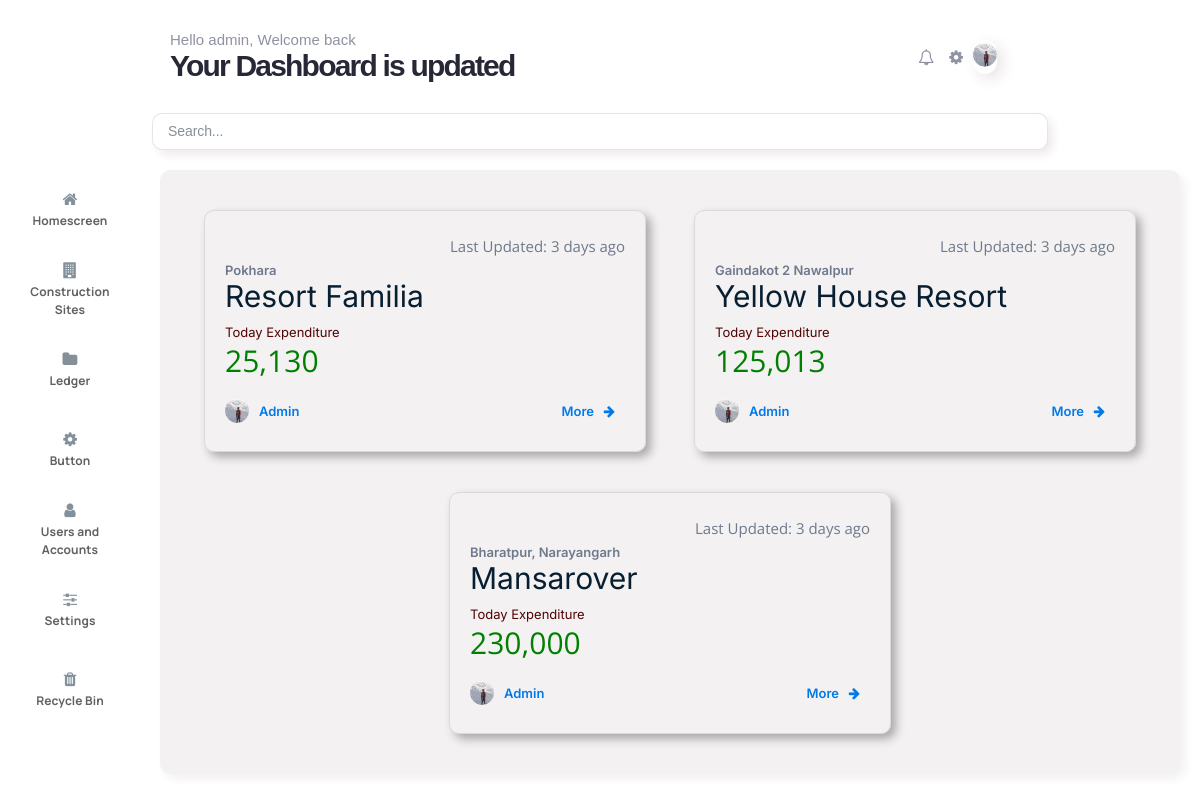
The app's page /construction_home/ (signed in), older data.
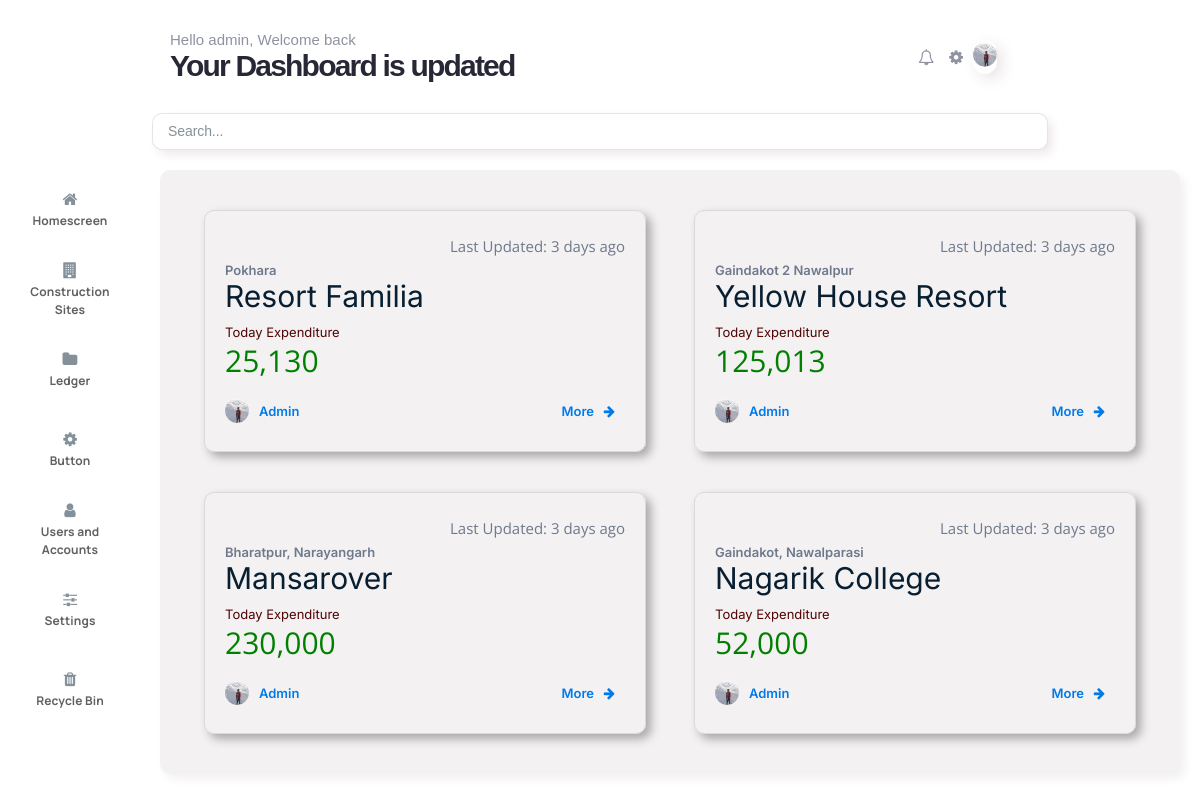
The same page, newer data.
### construction/models.py (models this page shows, shortened)
class Site_User(models.Model):
    name = models.OneToOneField(User, on_delete=models.CASCADE)
    fullname = models.CharField(max_length=100, null=True, blank=True)
    TYPE_ROLE = (
        ('Sitehead', 'Sitehead'),
        ('Superviser', 'Superviser'),
        ('Technician', 'Technician'),
    )
    site_role = models.CharField(max_length=50, choices=TYPE_ROLE)
    image = models.ImageField(upload_to='profile_images/', null=True)

class Construction_Site(models.Model):
    name = models.CharField(max_length=50)
    image = models.ImageField(
        upload_to="site_profiles/",  null=True, blank=True)
    num_workers = models.IntegerField(null=True, blank=True)
    budget = models.IntegerField(null=True, blank=True)
    expensed = models.IntegerField(null=True, blank=True)
    WORKING_STATUS = (
        ('Working', 'Working'),
        ('Halted', 'Halted'),
        ('Completed', 'Completed'),
    )
    working_status = models.CharField(max_length=50, choices=WORKING_STATUS)
    location = models.CharField(max_length=100, null=True, blank=True)
    superviser = models.ForeignKey(
        Site_User, on_delete=models.SET_NULL, null=True)

### construction/views.py (the view)
# urls.py: path('construction_home/', views.constructionHomeView,
@login_required
def constructionHomeView(request):
    username = request.user.site_user.name
    construction_detail = Construction_Site.objects.filter(
        superviser__name=username)
    return render(request, 'pages/constructionpage.html', {'construction_detail': construction_detail})

### construction/templates/pages/constructionpage.html (shortened to what this page needs)
{% extends 'pages/base.html' %} {% load static%} {% load humanize %}
    {% block content2 %}
    <div class="construction_detail_container">
      {% for construction_detail in construction_detail %}
      <div class="constructiondetailcard">
        <div class="top">
          <h3>Last Updated: 3 days ago</h3>
        </div>
        <div class="mid">
          <h4>{{construction_detail.location}}</h4>
          <h3>{{construction_detail.name}}</h3>
          <h2>Today Expenditure</h2>
          <h1>{{construction_detail.expensed|intcomma}}</h1>
        </div>
        <div class="bottom">
          <div class="name">
            <img src="{{request.user.site_user.image.url}}" />
            <h2>{{construction_detail.superviser.fullname}}</h2>
          </div>
          <div class="more">
            <a href="#">More &nbsp;&nbsp;<i class="fa fa-arrow-right"></i> </a>
          </div>
        </div>
      </div>
      {% endfor %}
    </div>
    {% endblock %}

### construction/templates/pages/base.html (shortened to what this page needs)
{% load static %}
<!DOCTYPE html>
<html>
  <head>
    <link rel="stylesheet" href="{% static 'css/home.css' %}" />
    <link
      rel="stylesheet"
      href="https://cdnjs.cloudflare.com/ajax/libs/font-awesome/4.7.0/css/font-awesome.min.css"
    />
  </head>
  <body>
  <div class="header">
    <div class="title">
      <h4>Hello {{request.user}}, Welcome back</h4>
      <h2>Your Dashboard is updated</h2>
    </div>
    <div class="profileheader">
      <i class="fa fa-bell-o" aria-hidden="true"></i>
      <i class="fa fa-cog"></i>
      <div class="image" id="image" onclick="showmenu();">
        <img src="{{request.user.site_user.image.url}}" />
      </div>
    </div>
  </div>
  <div class="search">
    <input type="text" id="search" name="search" placeholder="Search..." />
  </div>
    <div class="content">
      <div class="navig">
        <a href="{% url 'transaction_home' %}" style="text-decoration: none"
          ><div class="box">
            <i class="fa fa-home" aria-hidden="true"></i>
            <h3>Homescreen</h3>
          </div></a
        >
        <a href="{% url 'construction_home' %}" style="text-decoration: none">
          <div class="box">
            <i class="fa fa-building" aria-hidden="true"></i>
            <h3>Construction Sites</h3>
          </div>
        </a>
        <div class="box" onclick="xls_modal();">
          <i class="fa fa-folder" aria-hidden="true"></i>
          <h3>Ledger</h3>
        </div>
        <div class="box">
          <i class="fa fa-cog"></i>
          <h3>Button</h3>
        </div>
        <div class="box">
          <i class="fa fa-user" aria-hidden="true"></i>
          <h3>Users and Accounts</h3>
        </div>
        <div class="box">
          <i class="fa fa-sliders" aria-hidden="true"></i>
          <h3>Settings</h3>
        </div>
        <div class="box">
          <i class="fa fa-trash" aria-hidden="true"></i>
          <h3>Recycle Bin</h3>
        </div>
      </div>
      {% block content2%} {% endblock %}
  </body>
</html>

### construction/static/css/home.css (style rules this page uses)
* { padding: 0px; margin: 0px; }
.header { font-family: sans-serif; }
.profileheader img { height: 30px; clip-path: circle(); border-radius: 50%; box-shadow: 5px 5px 5px rgb(110, 109, 109); }
.profileheader .image { border-radius: 45px; box-shadow: 5px 5px 15px rgb(233, 227, 227); }
.header { display: flex; flex-direction: row; justify-content: space-between; align-items: center; padding: 30px 170px; }
.header .title { display: flex; justify-content: center; flex-direction: column; }
.header .title h4 { width: 100%; font-style: normal; font-weight: normal; font-size: 15px; line-height: 19px; color: #8f92a1; }
.header .title h2 { width: 100%; font-style: normal; font-weight: 600; font-size: 30px; letter-spacing: -0.06em; color: #272835; }
.header .profileheader { display: flex; flex-direction: row; flex-wrap: nowrap; justify-content: center; padding: 0px 50px; width: 50px; gap: 5px; align-items: center; }
.profileheader i { padding: 0px 5px; color: #8f92a1; }
.search { display: flex; justify-content: center; }
.search input { width: 72%; padding: 10px 15px; border-radius: 10px; border: 1px solid rgb(0, 0, 0, 0.1); box-shadow: 5px 5px 10px rgb(240, 235, 235); color: rgb(92, 88, 88); font-family: sans-serif; }
.search input::placeholder { font-style: normal; font-weight: normal; font-size: 14px; line-height: 24px; letter-spacing: -0.006em; color: #84919a; }
.content { padding: 20px; display: flex; flex-direction: row; flex-wrap: nowrap; gap: 40px; }
.navig { display: flex; flex-direction: column; }
.navig .box { width: 100px; height: 80px; display: flex; justify-content: center; align-items: center; flex-direction: column; gap: 5px; }
.navig .box i { color: #84919a; }
.navig .box h3 { font-family: "Manrope", sans-serif; font-style: normal; font-weight: bold; font-size: 12px; line-height: 142%; display: flex; align-items: center; text-align: center; letter-spacing: 0.008em; color: #616161; }
.construction_detail_container { width: 100%; background-color: #f3f1f1; border-radius: 10px; box-shadow: 5px 5px 10px #f3f1f1; display: flex; flex-direction: row; flex-wrap: wrap; justify-content: space-around; align-items: center; padding: 20px; }
.construction_detail_container .bottom img { height: 30px; clip-path: circle(); }
.construction_detail_container .constructiondetailcard { border: 1px solid #dadada; height: 200px; width: 400px; border-radius: 10px; padding: 20px; display: flex; flex-direction: column; justify-content: space-evenly; margin: 20px; box-shadow: 5px 5px 10px #aaa7a7; }
.constructiondetailcard .top { display: flex; align-items: center; justify-content: flex-end; }
.constructiondetailcard .top h3 { font-family: "Open Sans"; font-style: normal; font-weight: normal; font-size: 15px; color: #6e798c; }
.constructiondetailcard .mid { font-family: "Inter"; font-style: normal; }
.constructiondetailcard .mid h4 { font-weight: 600; font-size: 13px; color: #6e798c; }
.constructiondetailcard .mid h3 { font-weight: normal; font-size: 30px; color: #081f32; padding-bottom: 10px; }
.constructiondetailcard .mid h2 { font-weight: normal; font-size: 13px; color: #510404; }
.constructiondetailcard .mid h1 { font-family: "Open Sans"; font-weight: normal; font-size: 30px; color: #008000; padding-bottom: 10px; }
.constructiondetailcard .bottom { display: flex; flex-direction: row; flex-wrap: nowrap; justify-content: space-between; align-items: center; }
.constructiondetailcard .bottom .name { display: flex; flex-direction: row; flex-wrap: nowrap; justify-content: flex-start; align-items: center; }
.constructiondetailcard .bottom h2 { font-family: "Inter"; font-style: normal; font-weight: 600; font-size: 13px; color: #007ae9; padding-left: 10px; }
.constructiondetailcard .bottom a { font-family: "Inter"; text-decoration: none; font-style: normal; font-weight: 600; font-size: 13px; text-align: right; color: #007ae9; padding-right: 10px; }

Row changes from the older to the newer data that the page shows:
added Construction_Site: location "Gaindakot, Nawalparasi", name "Nagarik College", expensed "52,000", user.site_user.image (picture), superviser.fullname "Admin"
